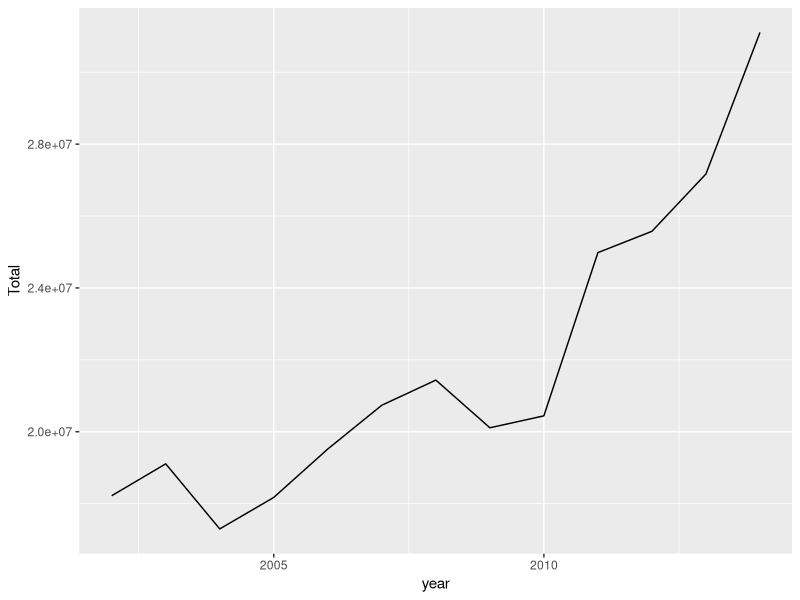
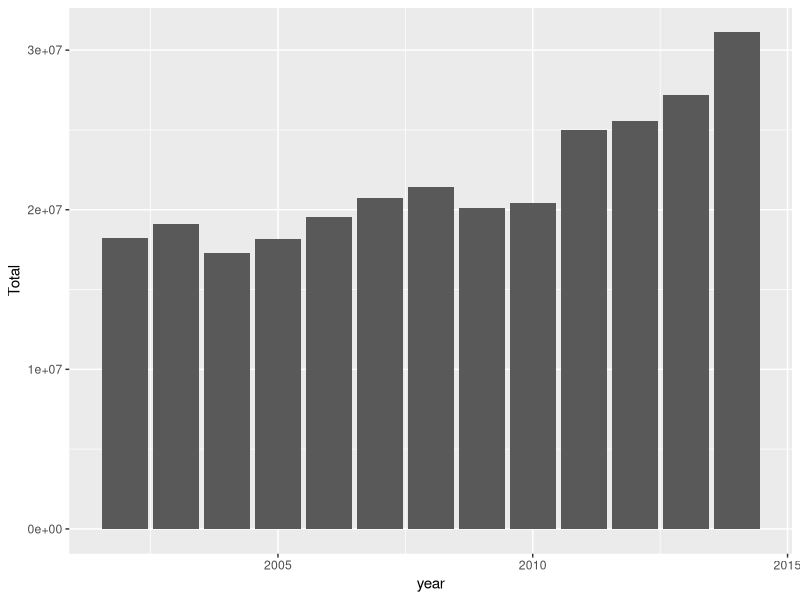
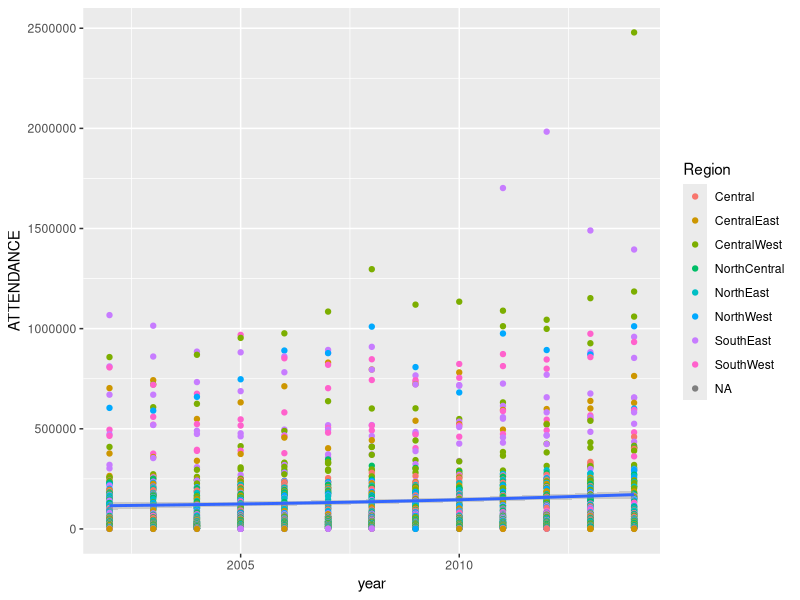

R code for these plots, in order:
## Exploratory Analysis

## required pkgs
library (tidyverse)
library (readxl)

## read the file
dfExp <- read_csv("FLParksAttendance.csv")
## Count how many parks are in each year
ByYearAtten <- dfExp %>%
    group_by(year) %>%
    summarize(count=n()) 

## Total attendance of all the park all the years
TotalAttendace <- dfExp %>%
    summarize(Total=sum(ATTENDANCE))

## Total attendance of parks by year
ByYearSum <- dfExp %>%
    count(year, wt=ATTENDANCE) %>% ## default col is called n
    rename(Total=n) ## so just rename

    
## simple plot of attendance numbers by year
ggplot(ByYearSum) +
    geom_line (aes(year,Total))

## lets try it as barplot
ggplot (ByYearSum)+
    geom_bar(aes(x= year, y= Total), stat="identity")

## lets plot with added region
ggplot(dfExp, aes(x=year,y= ATTENDANCE))+
    geom_point(aes(color=Region))+
    geom_smooth()
## that didnt tell me much

    
